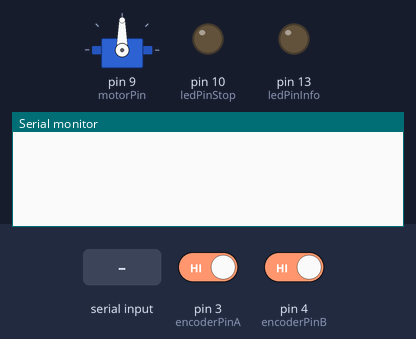
The sketch below on a simulated Arduino Uno, built with avr-gcc and run on an emulated ATmega328P. Shown: servo, output pins drawn as LEDs (lit = HIGH), the last lines printed to the serial monitor. The inputs (shaded band) are chosen by the test bench; at power-on: pin 3 (encoderPinA) HIGH, pin 4 (encoderPinB) HIGH.

Above: at 0.9 s.
1.0 s: "W\n" received over Serial
At 2.2 s:
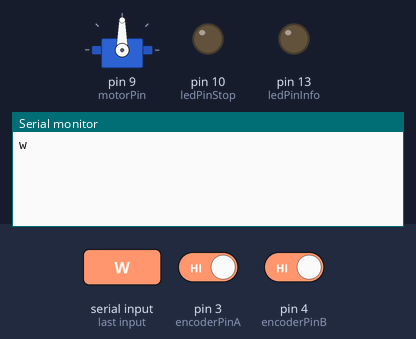
2.5 s: byte 76 ('L') received over Serial
At 3.6 s:
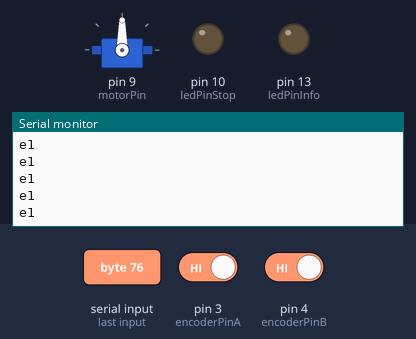

The sketch:

ardupi_interface_v1.ino
```cpp
/*
 * Title: +++
 * +++++
 */

#include <Servo.h>


// PIN CONSTANTS
// Integer constants for pin numbers.

// LED pins (write)
const int ledPinInfo = 13;
const int ledPinStop = 10;

// motor pins (write)
const int motorPin = 9;

// rotary encoder pins (read)
const int encoderPinA = 3;
const int encoderPinB = 4;


// CONFIG CONSTANTS
const int DEFAULT_MOTORPOWER = 350;
const int TRACK_ORIENTATION = 1;
// If TRACK_ORIENTATION is +1, positive motor power would increase encoder value.
// If TRACK_ORIENTATION is -1, positive motor power would decrease encoder value.
// Through the use of this constant, positive motor power ALWAYS increases encoder value.

const int ENCODERPOS_HOME = 0;
const int ENCODERPOS_LEFT = +100;
const int ENCODERPOS_RIGHT = -100;


// GLOBAL VARIABLES
Servo vexMotor;
int encoderValue;


// FUNCTION DECLARATIONS
void setVMotor(Servo vexMotor, int power);
int updateEncoderValue(int old_encodervalue);
void moveTrack(Servo VMotor, int pos);
int awaitSerialByte();


// SETUP
void setup()
{
  // PIN SETUP
  pinMode(ledPinInfo, OUTPUT);
  pinMode(ledPinStop, OUTPUT);
  pinMode(motorPin, OUTPUT);
  pinMode(encoderPinA, INPUT);
  pinMode(encoderPinB, INPUT);

  // OBJECT SETUP
  vexMotor.attach(motorPin);

  // COMMUNICATION SETUP
  Serial.begin(9600);

  // wait for Python communication in serial
  bool is_python_there = false;
  int serialbyte;
  while (!is_python_there)
  {
    serialbyte = awaitSerialByte();
    // capital W indicates "hello World" (comms start)
    if (serialbyte == 'W')  // wait for a hello from Python
    {
      Serial.println('w');  // signal to Python that a hello has been received
      is_python_there = true;  // break out of while loop
    }  // end if
  }  // end while
  encoderValue = ENCODERPOS_HOME;  // set current encoder value as home
}  // end setup


// MAIN LOOP
void loop()
{
  // wait for communication from Python
  int serialbyte;
  serialbyte = awaitSerialByte();

  // choose action based on Python communication
  if ((serialbyte == 'L') || (serialbyte == 'R'))  // track move action
  {
    int encoder_destination;
    // set the correct destination depending on whether 'L' or 'R'
    if /**/ (serialbyte == 'L') { encoder_destination = ENCODERPOS_LEFT; }
    else if (serialbyte == 'R') { encoder_destination = ENCODERPOS_RIGHT; }

    // move the track to eject the contents of the bin
    moveTrack(vexMotor, encoder_destination);
    delay(1000);
    moveTrack(vexMotor, ENCODERPOS_HOME);
    delay(1000);

    // communicate to Python that the action is complete
    if /**/ (serialbyte == 'L') { Serial.println('l'); }
    else if (serialbyte == 'R') { Serial.println('r'); }
  }
}


// FUNCTION DEFINITIONS
// User defined functions! How fun.

void setVMotor(Servo VMotor, int power)
{
  /* Sets the power of a Servo type attached to a VEX Motor Controller.
   *
   * ARGS
   *  - vex_motor: the servo attached to the pin that sets the motor speed
   *  - power: a value between -500 and +500
   */
  int valid_power = power;  // modified power value to guarantee a valid PWM
  if /**/ (power > +500) { valid_power = +500; }
  else if (power < -500) { valid_power = -500; }
  VMotor.writeMicroseconds(1500 + valid_power);
}

int updateEncoderValue(int old_encodervalue)
{
  /* Returns a new encoder value by polling the VEX Shaft Encoder.
   *
   * ARGS
   *  - old_encodervalue: The current encoder value before the new poll.
   */
  static int encALast = LOW;
  static int encANow = LOW;
  int new_encodervalue = old_encodervalue;  // difference between old and new encoder values
  encANow = digitalRead(encoderPinA);  // PERSISTENT CHANGE
  // encoder delta occurs if reading changed from LOW to HIGH
  if ((encALast == LOW) && (encANow == HIGH))
  {
    if (digitalRead(encoderPinB) == LOW) { new_encodervalue--; }
    else /* ------------------------- */ { new_encodervalue++; }
  }
  encALast = encANow;  // PERSISTENT CHANGE
  // return the new encoder value
  Serial.print("e"); Serial.print(new_encodervalue); Serial.print("\n");
  return new_encodervalue;
}

void moveTrack(Servo VMotor, int pos)
{
  /* Moves the track by powering the motor until...
   * The inputted encoder position is reached.
   *
   * ARGS
   *  - pos: the newly desired encoder position
   */
  bool reached = false;
  int motor_dir = +1;  // current motor direction (+ direction -> + encoding)
  while (!reached)
  {
    encoderValue = updateEncoderValue(encoderValue);  // global change
    if /**/ (encoderValue < pos) { motor_dir = +1; }
    else if (encoderValue > pos) { motor_dir = -1; }
    else /* ----------------- */ { motor_dir = 0; reached = true; }
    setVMotor(VMotor, (TRACK_ORIENTATION * motor_dir) * DEFAULT_MOTORPOWER);
  }
  setVMotor(VMotor, 0);  // turn off motor
}

int awaitSerialByte()
{
  int serialbyte;  // oldest byte in serial buffer (function output)
  bool wait = true;  // control variable for maintaining loop
  while (wait)
  {
    // see if there's incoming serial data:
    if (Serial.available() > 0)
    {
      // read the oldest byte in the serial buffer:
      serialbyte = Serial.read();
      wait = false;  // break out of loop
    }
  }  // end while
  return serialbyte;
}
```

Measured:
- after the input at 1.0 s, the serial monitor: prints a new line at once (image 1)
- after the input at 2.5 s, the serial monitor: prints a new line at once (image 2)
